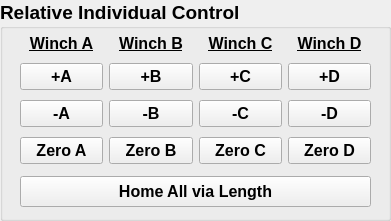
     <widget class="QGroupBox" name="groupBox">
      <property name="geometry">
       <rect>
        <x>10</x>
        <y>10</y>
        <width>391</width>
        <height>221</height>
       </rect>
      </property>
      <property name="font">
       <font>
        <pointsize>14</pointsize>
        <weight>75</weight>
        <bold>true</bold>
       </font>
      </property>
      <property name="title">
       <string>Relative Individual Control</string>
      </property>
      <property name="flat">
       <bool>false</bool>
      </property>
      <widget class="QWidget" name="horizontalLayoutWidget_3">
       <property name="geometry">
        <rect>
         <x>20</x>
         <y>30</y>
         <width>351</width>
         <height>141</height>
        </rect>
       </property>
       <layout class="QHBoxLayout" name="horizontalLayout_3">
        <item>
         <layout class="QVBoxLayout" name="verticalLayout_9">
          <item>
           <widget class="QLabel" name="label_4">
            <property name="enabled">
             <bool>true</bool>
            </property>
            <property name="sizePolicy">
             <sizepolicy hsizetype="Preferred" vsizetype="Fixed">
              <horstretch>0</horstretch>
              <verstretch>0</verstretch>
             </sizepolicy>
            </property>
            <property name="font">
             <font>
              <pointsize>12</pointsize>
              <weight>75</weight>
              <bold>true</bold>
              <underline>true</underline>
             </font>
            </property>
            <property name="autoFillBackground">
             <bool>false</bool>
            </property>
            <property name="styleSheet">
             <string notr="true"/>
            </property>
            <property name="lineWidth">
             <number>1</number>
            </property>
            <property name="text">
             <string>Winch A</string>
            </property>
            <property name="textFormat">
             <enum>Qt::AutoText</enum>
            </property>
            <property name="scaledContents">
             <bool>false</bool>
            </property>
            <property name="alignment">
             <set>Qt::AlignCenter</set>
            </property>
            <property name="wordWrap">
             <bool>false</bool>
            </property>
            <property name="margin">
             <number>0</number>
            </property>
            <property name="indent">
             <number>-1</number>
            </property>
           </widget>
          </item>
          <item>
           <widget class="QPushButton" name="pushButton_18">
            <property name="font">
             <font>
              <pointsize>12</pointsize>
              <weight>75</weight>
              <bold>true</bold>
             </font>
            </property>
            <property name="text">
             <string>+A</string>
            </property>
           </widget>
          </item>
          <item>
           <widget class="QPushButton" name="pushButton_19">
            <property name="font">
             <font>
              <pointsize>12</pointsize>
              <weight>75</weight>
              <bold>true</bold>
             </font>
            </property>
            <property name="text">
             <string>-A</string>
            </property>
           </widget>
          </item>
          <item>
           <widget class="QPushButton" name="pushButton_26">
            <property name="font">
             <font>
              <pointsize>12</pointsize>
              <weight>75</weight>
              <bold>true</bold>
             </font>
            </property>
            <property name="toolTip">
             <string>&lt;html&gt;&lt;head/&gt;&lt;body&gt;&lt;p&gt;Set the current cable length as reference 0.&lt;/p&gt;&lt;/body&gt;&lt;/html&gt;</string>
            </property>
            <property name="text">
             <string>Zero A</string>
            </property>
           </widget>
          </item>
         </layout>
        </item>
        <item>
         <layout class="QVBoxLayout" name="verticalLayout_10">
          <item>
           <widget class="QLabel" name="label_5">
            <property name="sizePolicy">
             <sizepolicy hsizetype="Preferred" vsizetype="Fixed">
              <horstretch>0</horstretch>
              <verstretch>0</verstretch>
             </sizepolicy>
            </property>
            <property name="font">
             <font>
              <pointsize>12</pointsize>
              <weight>75</weight>
              <bold>true</bold>
              <underline>true</underline>
              <kerning>true</kerning>
             </font>
            </property>
            <property name="autoFillBackground">
             <bool>false</bool>
            </property>
            <property name="text">
             <string>Winch B</string>
            </property>
            <property name="textFormat">
             <enum>Qt::AutoText</enum>
            </property>
            <property name="alignment">
             <set>Qt::AlignCenter</set>
            </property>
           </widget>
          </item>
          <item>
           <widget class="QPushButton" name="pushButton_20">
            <property name="font">
             <font>
              <pointsize>12</pointsize>
              <weight>75</weight>
              <bold>true</bold>
             </font>
            </property>
            <property name="text">
             <string>+B</string>
            </property>
           </widget>
          </item>
          <item>
           <widget class="QPushButton" name="pushButton_21">
            <property name="font">
             <font>
              <pointsize>12</pointsize>
              <weight>75</weight>
              <bold>true</bold>
             </font>
            </property>
            <property name="text">
             <string>-B</string>
            </property>
           </widget>
          </item>
          <item>
           <widget class="QPushButton" name="pushButton_27">
            <property name="font">
             <font>
              <pointsize>12</pointsize>
              <weight>75</weight>
              <bold>true</bold>
             </font>
            </property>
            <property name="toolTip">
             <string>&lt;html&gt;&lt;head/&gt;&lt;body&gt;&lt;p&gt;Set the current cable length as reference 0.&lt;/p&gt;&lt;/body&gt;&lt;/html&gt;</string>
            </property>
            <property name="text">
             <string>Zero B</string>
            </property>
           </widget>
          </item>
         </layout>
        </item>
        <item>
         <layout class="QVBoxLayout" name="verticalLayout_11">
          <item>
           <widget class="QLabel" name="label_6">
            <property name="sizePolicy">
             <sizepolicy hsizetype="Preferred" vsizetype="Fixed">
              <horstretch>0</horstretch>
              <verstretch>0</verstretch>
             </sizepolicy>
            </property>
            <property name="font">
             <font>
              <pointsize>12</pointsize>
              <weight>75</weight>
              <bold>true</bold>
              <underline>true</underline>
             </font>
            </property>
            <property name="autoFillBackground">
             <bool>false</bool>
            </property>
            <property name="text">
             <string>Winch C</string>
            </property>
            <property name="textFormat">
             <enum>Qt::AutoText</enum>
            </property>
            <property name="alignment">
             <set>Qt::AlignCenter</set>
            </property>
           </widget>
          </item>
          <item>
           <widget class="QPushButton" name="pushButton_22">
            <property name="font">
             <font>
              <pointsize>12</pointsize>
              <weight>75</weight>
              <bold>true</bold>
             </font>
            </property>
            <property name="text">
             <string>+C</string>
            </property>
           </widget>
          </item>
          <item>
           <widget class="QPushButton" name="pushButton_23">
            <property name="font">
             <font>
              <pointsize>12</pointsize>
              <weight>75</weight>
              <bold>true</bold>
             </font>
            </property>
            <property name="text">
             <string>-C</string>
            </property>
           </widget>
          </item>
          <item>
           <widget class="QPushButton" name="pushButton_28">
            <property name="font">
             <font>
              <pointsize>12</pointsize>
              <weight>75</weight>
              <bold>true</bold>
             </font>
            </property>
            <property name="toolTip">
             <string>&lt;html&gt;&lt;head/&gt;&lt;body&gt;&lt;p&gt;Set the current cable length as reference 0.&lt;/p&gt;&lt;/body&gt;&lt;/html&gt;</string>
            </property>
            <property name="text">
             <string>Zero C</string>
            </property>
           </widget>
          </item>
         </layout>
        </item>
        <item>
         <layout class="QVBoxLayout" name="verticalLayout_12">
          <item>
           <widget class="QLabel" name="label_7">
            <property name="sizePolicy">
             <sizepolicy hsizetype="Preferred" vsizetype="Fixed">
              <horstretch>0</horstretch>
              <verstretch>0</verstretch>
             </sizepolicy>
            </property>
            <property name="font">
             <font>
              <pointsize>12</pointsize>
              <weight>75</weight>
              <bold>true</bold>
              <underline>true</underline>
             </font>
            </property>
            <property name="autoFillBackground">
             <bool>false</bool>
            </property>
            <property name="text">
             <string>Winch D</string>
            </property>
            <property name="textFormat">
             <enum>Qt::AutoText</enum>
            </property>
            <property name="alignment">
             <set>Qt::AlignCenter</set>
            </property>
           </widget>
          </item>
          <item>
           <widget class="QPushButton" name="pushButton_24">
            <property name="font">
             <font>
              <pointsize>12</pointsize>
              <weight>75</weight>
              <bold>true</bold>
             </font>
            </property>
            <property name="text">
             <string>+D</string>
            </property>
           </widget>
          </item>
          <item>
           <widget class="QPushButton" name="pushButton_25">
            <property name="font">
             <font>
              <pointsize>12</pointsize>
              <weight>75</weight>
              <bold>true</bold>
             </font>
            </property>
            <property name="text">
             <string>-D</string>
            </property>
           </widget>
          </item>
          <item>
           <widget class="QPushButton" name="pushButton_29">
            <property name="font">
             <font>
              <pointsize>12</pointsize>
              <weight>75</weight>
              <bold>true</bold>
             </font>
            </property>
            <property name="toolTip">
             <string>&lt;html&gt;&lt;head/&gt;&lt;body&gt;&lt;p&gt;Set the current cable length as reference 0.&lt;/p&gt;&lt;/body&gt;&lt;/html&gt;</string>
            </property>
            <property name="text">
             <string>Zero D</string>
            </property>
           </widget>
          </item>
         </layout>
        </item>
       </layout>
      </widget>
      <widget class="QPushButton" name="pushButton_15">
       <property name="geometry">
        <rect>
         <x>20</x>
         <y>176</y>
         <width>351</width>
         <height>31</height>
        </rect>
       </property>
       <property name="font">
        <font>
         <pointsize>12</pointsize>
         <weight>75</weight>
         <bold>true</bold>
        </font>
       </property>
       <property name="text">
        <string>Home All via Length</string>
       </property>
      </widget>
     </widget>
